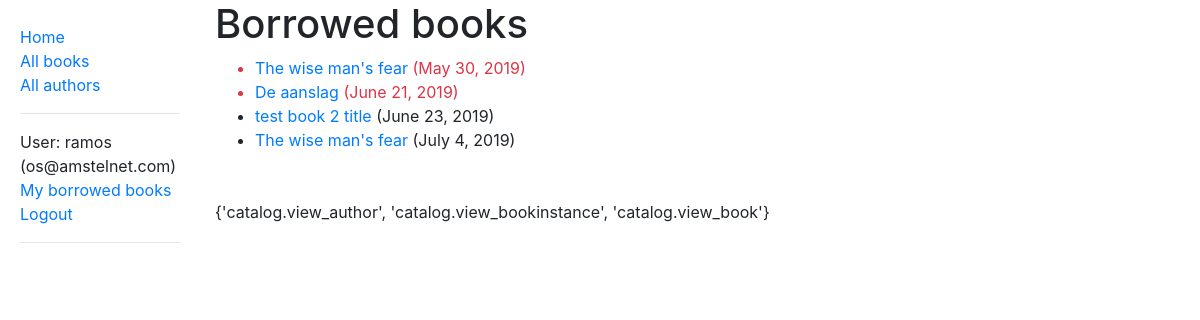
The page /catalog/mybooks/ (signed in) on the database as committed earlier.
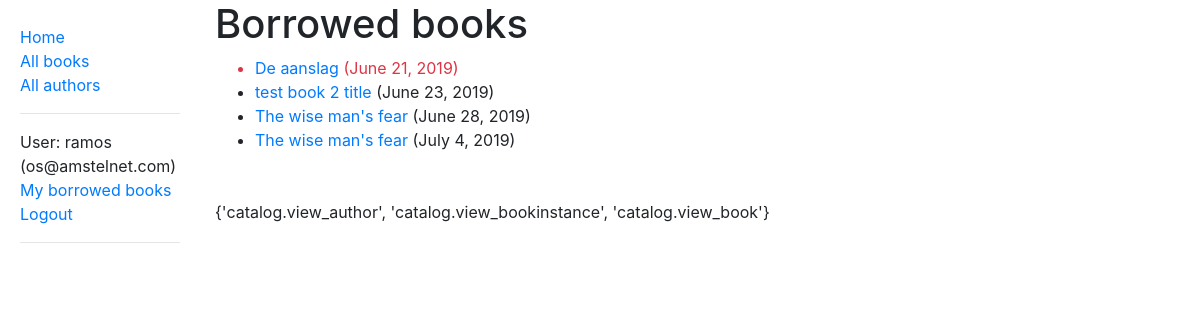
The same page on the database as committed later.
### catalog/models.py (models this page shows, shortened)
class BookInstance(models.Model):
    id = models.UUIDField(primary_key=True, default=uuid.uuid4,
                          help_text='Unique ID for this particular book across whole library')
    book = models.ForeignKey('Book', on_delete=models.SET_NULL, null=True)
    imprint = models.CharField(max_length=200)
    due_back = models.DateField(null=True, blank=True)
    LOAN_STATUS = (
        ('m', 'Maintenace'),
        ('o', 'On loan'),
        ('a', 'Available'),
        ('r', 'Reserved'),
    )
    status = models.CharField(
        max_length=1,
        choices=LOAN_STATUS,
        blank=True,
        default='m',
        help_text='Book availability',
    )
    borrower = models.ForeignKey(User, on_delete=models.SET_NULL, null=True, blank=True)
    class Meta:
        ordering = ['due_back']
        permissions = (
            ('can_mark_returned', 'Set book as returned'),
        )
    @property
    def is_overdue(self):
        if self.due_back and date.today() > self.due_back:
            return True
        return False

class Book(models.Model):
    title = models.CharField(max_length=200)
    author = models.ForeignKey('Author', on_delete=models.SET_NULL, null=True)
    summary = models.TextField(max_length=1000, help_text='Enter a brief description of the book')
    isbn = models.CharField('ISBN', max_length=13,
                            help_text='13 Character <a href="https://www.isbn-international.org/content/what-isbn">ISBN number</a>')
    genre = models.ManyToManyField(Genre, help_text='Select a genre for this book')
    language = models.ForeignKey('Language', on_delete=models.SET_NULL, null=True)
    def display_genre(self):
        """Create a string for the Genre. This is required to display genre in Admin."""
        return ', '.join([genre.name for genre in self.genre.all()[:3]])
    display_genre.short_description = 'Genre'

### catalog/views.py (the view)
# urls.py: path('mybooks/', views.LoanedBooksByUserListView.as_view(), name='my-borrowed-books'),
class LoanedBooksByUserListView(LoginRequiredMixin,
                                ListView):
    model = BookInstance
    template_name = 'catalog/bookinstance_list_borrowed_user.html'
    paginate_by = 10
    def get_queryset(self):
        return BookInstance.objects.filter(borrower=self.request.user).filter(status__exact='o').order_by('due_back')

### catalog/templates/catalog/bookinstance_list_borrowed_user.html (shortened to what this page needs)
{% extends "base_generic.html" %}
{% block content %}
    <h1>Borrowed books</h1>
    {% if bookinstance_list %}
        <ul>
            {% for bookinst in bookinstance_list %}
                <li class="{% if bookinst.is_overdue %}text-danger{% endif %}">
                   <a href="{% url 'book-detail' bookinst.book.pk %}">
                       {{ bookinst.book.title }}
                   </a> ({{ bookinst.due_back }})
                </li>
            {% endfor %}
        </ul>
    {% else %}
        <p>There are no books borrowed.</p>
    {% endif %}
{% endblock %}

Rows that differ between the two databases and show on the page:
changed BookInstance: due_back "May 30, 2019" → "June 28, 2019"; moves down the list
